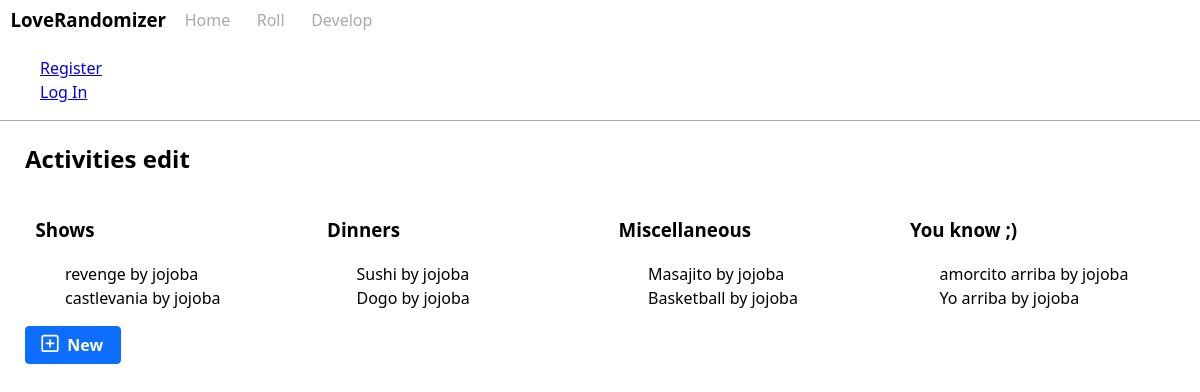
/blog/, run on an earlier commit of the app's database.
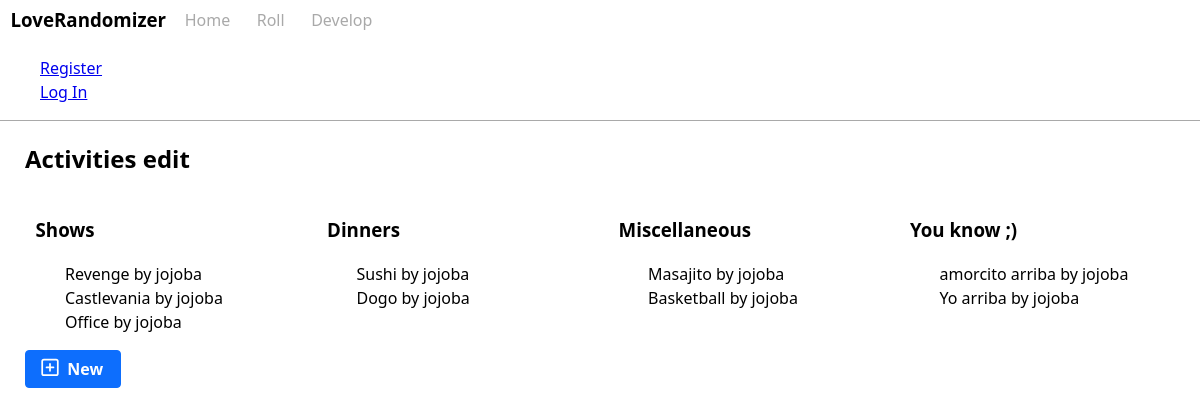
And on a later commit of the database.
### tables this page shows
CREATE TABLE activities (
  id INTEGER PRIMARY KEY AUTOINCREMENT,
  author_id INTEGER NOT NULL,
  name TEXT  NOT NULL,
  description TEXT,
  category TEXT NOT NULL,
  FOREIGN KEY (author_id) REFERENCES user (id)
);

CREATE TABLE user (
  id INTEGER PRIMARY KEY AUTOINCREMENT,
  username TEXT UNIQUE NOT NULL,
  password TEXT NOT NULL
);

### flaskr/blog.py (the view)
@bp.route('/')
def index():
    db = get_db()
    shows = db.execute(
        '''
        SELECT activities.id, name, category, username, author_id
        FROM activities JOIN user ON activities.author_id = user.id
        WHERE category = 'shows';
        '''
    ).fetchall()
    dinners = db.execute(
        '''
        SELECT activities.id, name, category, username, author_id
        FROM activities JOIN user ON activities.author_id = user.id
        WHERE category = 'dinners';
        '''
    ).fetchall()
    miscs = db.execute(
        '''
        SELECT activities.id, name, category, username, author_id
        FROM activities JOIN user ON activities.author_id = user.id
        WHERE category = 'misc';
        '''
    ).fetchall()
    sexys = db.execute(
        '''
        SELECT activities.id, name, category, username, author_id
        FROM activities JOIN user ON activities.author_id = user.id
        WHERE category = 'sexy';
        '''
    ).fetchall()
    showstemp = {'hdr': 'Shows', 'list' : shows}
    dinnerstemp = {'hdr': 'Dinners', 'list' : dinners}
    miscstemp = {'hdr': 'Miscellaneous', 'list' : miscs}
    sexystemp = {'hdr': 'You know ;)', 'list' : sexys}
    columns = [showstemp, dinnerstemp, miscstemp, sexystemp]
    return render_template('blog/index.html', columns=columns)

### flaskr/auth.py (called while the page is built)
@bp.before_app_request
def load_logged_in_user():
    user_id = session.get('user_id')
    if user_id is None:
        g.user = None
    else:
        g.user = get_db().execute(
            'SELECT * FROM user WHERE id = ?', (user_id,)
        ).fetchone()

### flaskr/db.py (called while the page is built)
def get_db():
    if 'db' not in g:
        g.db = sqlite3.connect(
            current_app.config['DATABASE'],
            detect_types=sqlite3.PARSE_DECLTYPES
        )
        g.db.row_factory = sqlite3.Row
    return g.db

### flaskr/templates/blog/index.html (shortened to what this page needs)
{% extends 'base.html' %} {% block header %}
<h1 class="container">{% block title %}Activities edit{% endblock %}</h1>
{% if g.user %} {% endif %} {% endblock %} {% block content %}
<section>
  <div class="grid columns-4to1 gap-2">
    {% for column in columns %}
    <div>
      <h3>{{column['hdr']}}</h3>
      <ul>
        {% for act in column['list'] %}
        <li>
          {{ act['name'] }} by {{act['username']}}
        </li>
        {% endfor %}
      </ul>
    </div>
      {% endfor %}
  </div>
  <a class="abtn primary" href="{{ url_for('blog.create') }}">
    <i data-lucide="plus-square" class="icons"></i>
    <span class="mx-1">New</span>
  </a>
</section>
{% endblock %}

### flaskr/templates/base.html (shortened to what this page needs)
<!DOCTYPE html>
<head>
</head>
<body>
  <link rel="stylesheet" href="{{ url_for('static', filename='style.css') }}" />
  <nav class="bordered">
    <div class="flex flex-row items-center navlinks spacex-2">
      <h3 class="text">LoveRandomizer</h3>
      <a href="{{ url_for('home.index') }}">Home</a>
      <a href="{{ url_for('roll.index') }}">Roll</a>
      <a href="{{ url_for('blog.index') }}">Develop</a>
    </div>
    <ul>
      {% if g.user %}
      <li><span>{{ g.user['username'] }}</span></li>
      <li><a href="{{ url_for('auth.logout') }}">Log Out</a> {% else %}</li>
      <li><a href="{{ url_for('auth.register') }}">Register</a></li>
      <li>
        <a href="{{ url_for('auth.login') }}">Log In</a>
        {% endif %}
      </li>
    </ul>
  </nav>
  <section class="content">
    <header>{% block header %}{% endblock %}</header>
    <main class="container mt-1">{% block content %}{% endblock %}</main>
  </section>
</body>

### flaskr/static/style.css (style rules this page uses)
body { margin: 0; font-family: var(--bs-body-font-family); font-size: var(--bs-body-font-size); font-weight: var(--bs-body-font-weight); line-height: var(--bs-body-line-height); }
ul { list-style-type: none; }
.abtn { display: inline-flex; font-weight: 600; line-height: 1.5; color: #212529; text-align: center; text-decoration: none; vertical-align: middle; cursor: pointer; -webkit-user-select: none; -moz-user-select: none; user-select: none; background-color: transparent; border: 1px solid transparent; padding: 0.375rem 0.75rem; font-size: 1rem; border-radius: 0.25rem; transition: color 0.15s ease-in-out, background-color 0.15s ease-in-out, border-color 0.15s ease-in-out, box-shadow 0.15s ease-in-out; }
.primary { color: #fff; background-color: #0d6efd; border-color: #0d6efd; }
.container { width: 100%; margin-right: auto; margin-left: auto; }
@media (min-width: 1200px) { .container { max-width: 1150px; } }
.grid { display: grid; }
.gap-2 { column-gap: 1rem; }
.columns-4to1 { grid-template-columns: repeat(4, 1fr); }
.flex { display: flex; flex-direction: row; align-items: center; }
.flex-row { flex-direction: row; }
.items-center { align-items: center; }
.text { margin-top: 0; margin-bottom: 0; }
.navlinks a { text-decoration: none; color: darkgray; padding: 0.5rem; }
.spacex-2 a, h3 { margin-left: 0.66rem; margin-right: 0.66remem; }
.bordered { border-bottom: 1px solid darkgray; }
.mt-1 { margin-top: 1rem; }
.mx-1 { margin-left: 0.33rem; margin-right: 0.33rem; }
.icons { height: 1.3rem; }

What changed in the data, as far as the page shows it:
changed activities: name "revenge" → "Revenge"
changed activities: name "castlevania" → "Castlevania"
added activities: name "Office", username "jojoba", shown under "Shows"
